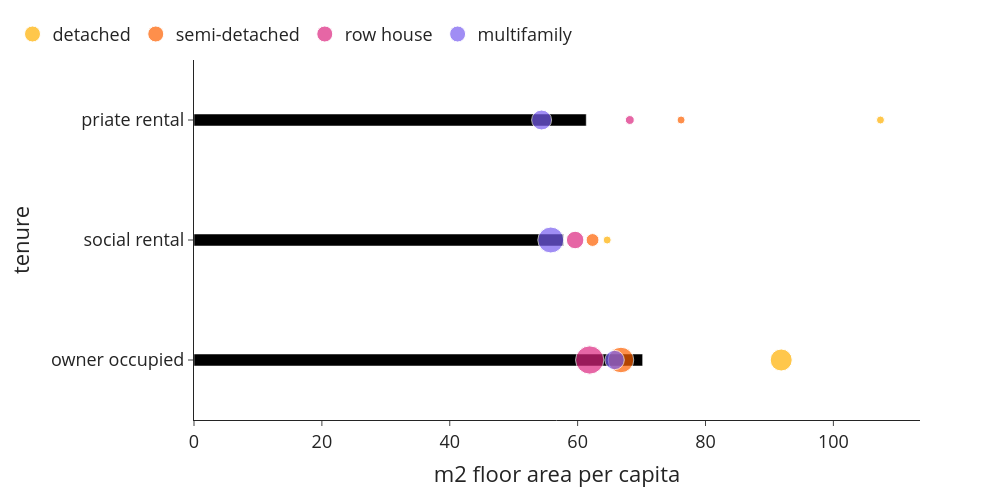

The notebook cell this image was saved under:
### Markdown cell above
#### Floor area

### Code cell
bubblechart((use['size'+year+'pp_w1']*use['n_hhd']), use['n_hhd'], use['n_hhd'], 0, 1, 'm2 floor area per capita', class_name_long, 'm2_per_cappp_class_type')

### Figure 1 — Plotly figure (JSON) as saved in the notebook; plotly's stock layout.template omitted (floating-point values rounded to 4 significant figures)
{"data": [{"alignmentgroup": "True", "hovertemplate": "m2 floor area per capita=%{x}<br>tenure=%{y}<extra></extra>", "legendgroup": "", "marker": {"color": "#000000", "pattern": {"shape": ""}}, "name": "", "offsetgroup": "", "orientation": "h", "showlegend": false, "textposition": "auto", "type": "bar", "x": [70.17, 57.78, 61.35], "xaxis": "x", "y": ["owner occupied", "social rental", "priate rental"], "yaxis": "y"}, {"legendrank": 0, "marker": {"color": "#ffb000", "size": [962560, 3460, 67015], "sizemin": 4, "sizemode": "area", "sizeref": 3983.0}, "mode": "markers", "name": "detached", "showlegend": true, "type": "scatter", "x": [91.84, 64.62, 107.4], "y": ["owner occupied", "social rental", "priate rental"]}, {"legendrank": 1, "marker": {"color": "#fe6100", "size": [1299520, 329080, 91650], "sizemin": 4, "sizemode": "area", "sizeref": 3983.0}, "mode": "markers", "name": "semi-detached", "showlegend": true, "type": "scatter", "x": [66.78, 62.33, 76.18], "y": ["owner occupied", "social rental", "priate rental"]}, {"legendrank": 2, "marker": {"color": "#dc267f", "size": [1593095, 609915, 158020], "sizemin": 4, "sizemode": "area", "sizeref": 3983.0}, "mode": "markers", "name": "row house", "showlegend": true, "type": "scatter", "x": [61.89, 59.61, 68.16], "y": ["owner occupied", "social rental", "priate rental"]}, {"legendrank": 3, "marker": {"color": "#785ef0", "size": [744580, 1340030, 790115], "sizemin": 4, "sizemode": "area", "sizeref": 3983.0}, "mode": "markers", "name": "multifamily", "showlegend": true, "type": "scatter", "x": [65.78, 55.8, 54.37], "y": ["owner occupied", "social rental", "priate rental"]}], "layout": {"bargap": 0.9, "barmode": "relative", "font": {"size": 18}, "height": 500, "legend": {"orientation": "h", "tracegroupgap": 0, "x": -0.25, "xanchor": "left", "y": 1.02, "yanchor": "bottom"}, "margin": {"t": 60}, "width": 1000, "xaxis": {"anchor": "y", "domain": [0, 1], "title": {"text": "m2 floor area per capita"}}, "yaxis": {"anchor": "x", "domain": [0, 1], "title": {"text": "tenure"}}}}
